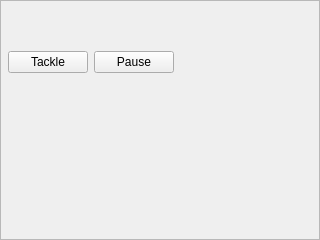
<?xml version="1.0" encoding="UTF-8"?>
<ui version="4.0">
 <class>OnScreenButtonsFrame</class>
 <widget class="QFrame" name="OnScreenButtonsFrame">
  <property name="geometry">
   <rect>
    <x>0</x>
    <y>0</y>
    <width>320</width>
    <height>240</height>
   </rect>
  </property>
  <property name="windowTitle">
   <string>Frame</string>
  </property>
  <property name="frameShape">
   <enum>QFrame::StyledPanel</enum>
  </property>
  <property name="frameShadow">
   <enum>QFrame::Raised</enum>
  </property>
  <widget class="QWidget" name="gridLayoutWidget">
   <property name="geometry">
    <rect>
     <x>0</x>
     <y>0</y>
     <width>182</width>
     <height>73</height>
    </rect>
   </property>
   <layout class="QGridLayout" name="gridLayout">
    <item row="2" column="1">
     <widget class="QPushButton" name="actionBtn">
      <property name="text">
       <string>Tackle</string>
      </property>
     </widget>
    </item>
    <item row="2" column="3">
     <spacer name="horizontalSpacer">
      <property name="orientation">
       <enum>Qt::Horizontal</enum>
      </property>
      <property name="sizeHint" stdset="0">
       <size>
        <width>40</width>
        <height>20</height>
       </size>
      </property>
     </spacer>
    </item>
    <item row="2" column="2">
     <widget class="QPushButton" name="optionsBtn">
      <property name="text">
       <string>Pause</string>
      </property>
     </widget>
    </item>
    <item row="0" column="1">
     <spacer name="verticalSpacer">
      <property name="orientation">
       <enum>Qt::Vertical</enum>
      </property>
      <property name="sizeHint" stdset="0">
       <size>
        <width>20</width>
        <height>40</height>
       </size>
      </property>
     </spacer>
    </item>
    <item row="2" column="0">
     <spacer name="horizontalSpacer_2">
      <property name="orientation">
       <enum>Qt::Horizontal</enum>
      </property>
      <property name="sizeHint" stdset="0">
       <size>
        <width>40</width>
        <height>20</height>
       </size>
      </property>
     </spacer>
    </item>
   </layout>
  </widget>
  <action name="actionKick">
   <property name="text">
    <string>Tackle</string>
   </property>
  </action>
  <action name="actionPause">
   <property name="text">
    <string>Pause</string>
   </property>
  </action>
 </widget>
 <resources/>
 <connections>
  <connection>
   <sender>actionBtn</sender>
   <signal>clicked()</signal>
   <receiver>actionKick</receiver>
   <slot>trigger()</slot>
   <hints>
    <hint type="sourcelabel">
     <x>50</x>
     <y>56</y>
    </hint>
    <hint type="destinationlabel">
     <x>-1</x>
     <y>-1</y>
    </hint>
   </hints>
  </connection>
  <connection>
   <sender>optionsBtn</sender>
   <signal>clicked()</signal>
   <receiver>actionPause</receiver>
   <slot>trigger()</slot>
   <hints>
    <hint type="sourcelabel">
     <x>133</x>
     <y>56</y>
    </hint>
    <hint type="destinationlabel">
     <x>-1</x>
     <y>-1</y>
    </hint>
   </hints>
  </connection>
 </connections>
</ui>
